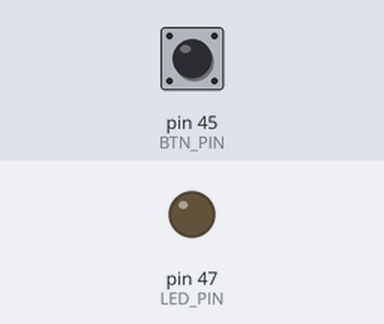
Simulated run of this sketch. Board: Arduino Mega 2560, built with avr-gcc and run on an emulated ATmega2560. Shown: output pins drawn as LEDs (lit = HIGH). The inputs (shaded band) are chosen by the test bench; at power-on: pin 45 (BTN_PIN) HIGH.

Above: at 1.2 s.
1.3 s: pin 45 (BTN_PIN) pulled LOW for 0.15 s
At 2.5 s:
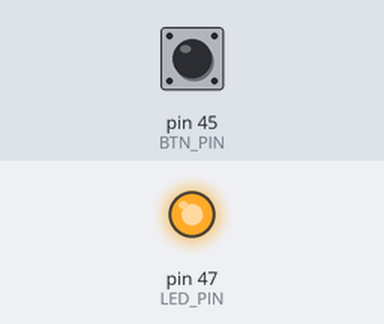
2.9 s: pin 45 (BTN_PIN) pulled LOW for 1 s
At 3.7 s:
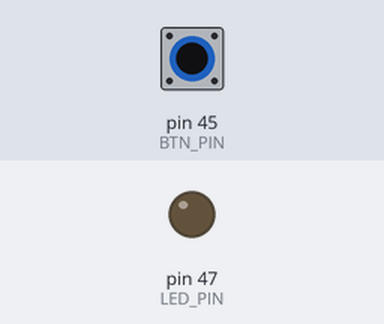
5.4 s: pin 45 (BTN_PIN) pulled LOW for 3.2 s
At 6.8 s:
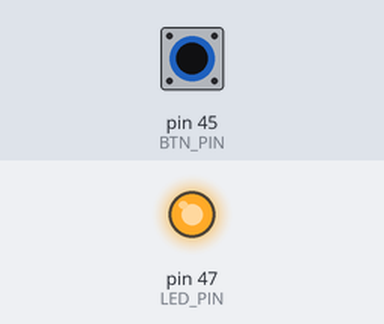
Timing chart, 0 to 8.4 s (numbered marks = the images above; inputs shaded):
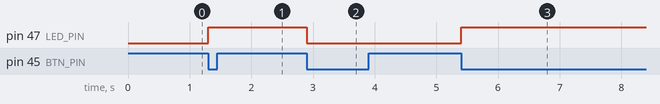

Measured:
- after the input at 1.3 s, pin 47 (LED_PIN): LOW → HIGH at once
- after the input at 2.9 s, pin 47 (LED_PIN): HIGH → LOW at once
- after the input at 5.4 s, pin 47 (LED_PIN): LOW → HIGH at once

The sketch:

LedSwitch5.ino
```cpp
#define LED_PIN 47
#define BTN_PIN 45

void setup() {
  pinMode(LED_PIN, OUTPUT);
  pinMode(BTN_PIN, INPUT_PULLUP);
  digitalWrite(LED_PIN, LOW);
}

int led = LOW;
boolean wasDown = false;

void loop() {
  boolean isDown = digitalRead(BTN_PIN);
  if ((wasDown ^ isDown) && !isDown) {
    led = !led;
    digitalWrite(LED_PIN, led);
  }
  wasDown = isDown;
  delay(1);
}
```
